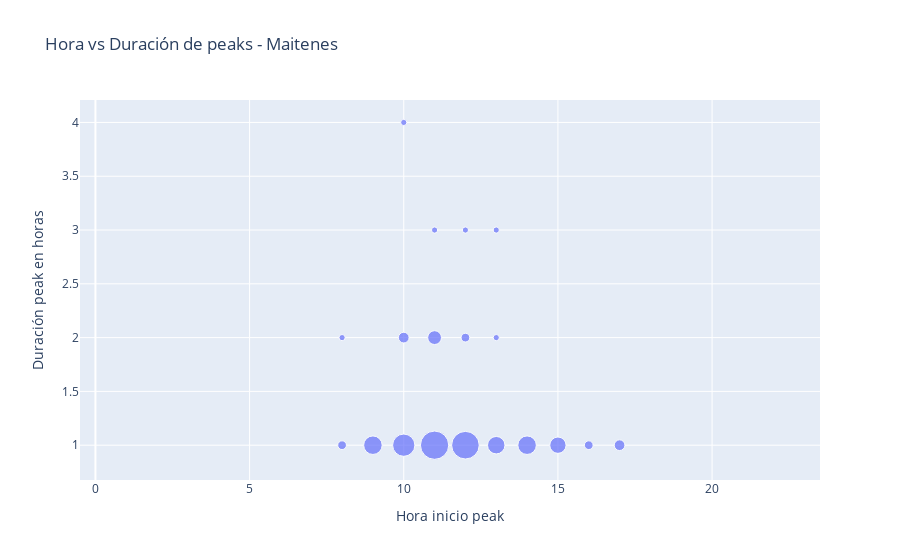

Write notebook code for a chart like this one.
### Markdown cell above
Scatterplot de duración de peaks en horas vs el inicio de la hora correspondiente al peak, donde el tamaño de cada circulo corresponde a la cantidad de datos asociados a la tupla (Hora inicio, duracón) para la estación Los Maitenes.

### Code cell
peak_hour_duration(maitenes_peaks_df, 'Maitenes')

### Figure 1 — Plotly figure (JSON) as saved in the notebook; plotly's stock layout.template omitted (floating-point values rounded to 4 significant figures)
{"data": [{"hovertemplate": "Hora inicio peak=%{x}<br>Duración peak en horas=%{y}<br>Frecuencia=%{marker.size}<extra></extra>", "legendgroup": "", "marker": {"color": "#636efa", "size": [2, 13, 3, 8, 9, 3, 20, 21, 7, 9, 2, 1, 1, 2, 1, 1, 5, 1, 1], "sizemode": "area", "sizeref": 0.0525, "symbol": "circle"}, "mode": "markers", "name": "", "orientation": "v", "showlegend": false, "type": "scatter", "x": [16, 10, 17, 13, 14, 10, 12, 11, 15, 9, 8, 13, 10, 12, 8, 12, 11, 13, 11], "xaxis": "x", "y": [1, 1, 1, 1, 1, 2, 1, 1, 1, 1, 1, 3, 4, 2, 2, 3, 2, 2, 3], "yaxis": "y"}], "layout": {"legend": {"itemsizing": "constant", "tracegroupgap": 0}, "title": {"text": "Hora vs Duración de peaks - Maitenes"}, "xaxis": {"anchor": "y", "domain": [0, 1], "range": [-0.5, 23.5], "title": {"text": "Hora inicio peak"}}, "yaxis": {"anchor": "x", "domain": [0, 1], "title": {"text": "Duración peak en horas"}}}}
